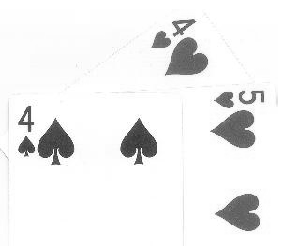
#> input picture image1.pgm, 288 x 250 px, found by its file name
$ python image_analysis_3.py
#> lines starting #> are read from the running program, lines starting #| are printed output that depends on the picture; after the words box and inside, x2 and y2 are one past the last pixel; in counts of white or black regions, pixels touching at a corner belong together
#References:
#https://docs.opencv.org/3.3.1/d9/d61/tutorial_py_morphological_ops.html
#https://docs.opencv.org/3.4.2/dd/d49/tutorial_py_contour_features.html
#https://docs.opencv.org/3.3.1/d3/db4/tutorial_py_watershed.html
#https://stackoverflow.com/questions/46441893/connected-component-labeling-in-python?rq=1
#
#All credit goes to Alexander Reynolds, https://stackoverflow.com/users/5087436/alexander-reynolds
#in regards to labeling the connected components with colors

#THIS SCRIPT WILL HAVE TO BE TWEAKED ACCORDING TO THE IMAGE


import cv2
import numpy as np
from matplotlib import pyplot as plt
import pandas as pd

#Give me the name of the image file
path1 = '/home/tdreilloc/Documents/CS463/assignments/'
name = input("What's up, name of your image?")
#> the answer given: image1.pgm

#Append image name to rest of file path for ease of user inputs
path2 = path1 + name

#Read the image
img = cv2.imread(path2, 0)
#> img is the input picture: shape (250, 288); min 23, max 255, mean 239.9
cv2.imshow('original', img)
cv2.waitKey()


#Specify the connectivity
connectivity = 8

#Threshold to make inverted binary image
img = cv2.threshold(img, 145, 255, cv2.THRESH_BINARY_INV)[1]
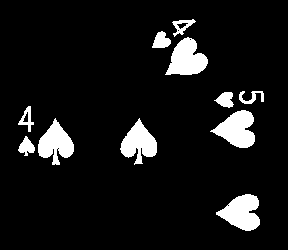
#> img: shape (250, 288); 8.5% white; 11 white regions, largest, box (x1, y1, x2, y2) and area: (210, 110, 255, 148) 1039, (165, 37, 208, 75) 1036, (216, 194, 260, 231) 1031
cv2.imshow('binary', img)
cv2.waitKey()

# [6 lines of commented-out code are left out]
kernel1 = np.ones((2,2),np.uint8)
dilation = cv2.dilate(img,kernel1,iterations = 1)
#> dilation: shape (250, 288); 9.6% white; 11 white regions
cv2.imshow('dilated', dilation)
cv2.waitKey()

#kernel3 = np.ones((2,1),np.uint8)
#erosion2 = cv2.erode(dilation,kernel3,iterations = 1)

#Create labels on the closed binary image
ret, labels = cv2.connectedComponents(dilation)
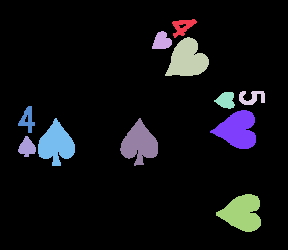
#> labels: shape (250, 288) int32; 12 distinct labels, from 0 to 11; one colour per label, 0 black
#> ret = 12

#Find contours and label all onnected components
#https://stackoverflow.com/questions/46441893/connected-component-labeling-in-python?rq=1
contours,hierarchy = cv2.findContours(dilation,1,2)
#> contours = 16 contours, 3 with area under 20; largest, box (x1, y1, x2, y2) and area: (210, 110, 256, 149) 1067, (165, 37, 209, 76) 1064, (216, 194, 261, 232) 1060, (120, 118, 158, 166) 992, (38, 118, 75, 166) 986
label_hue = np.uint8(179*labels/np.max(labels))
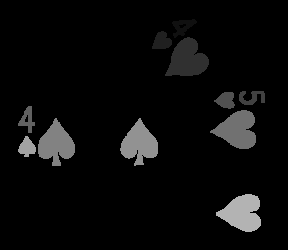
#> label_hue: shape (250, 288); min 0, max 179, mean 10.8
blank_ch = 255*np.ones_like(label_hue)
labeled_img = cv2.merge([label_hue, blank_ch, blank_ch])
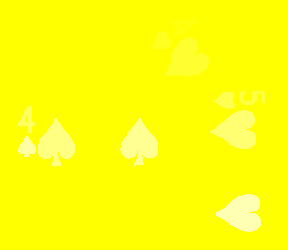
#> labeled_img: shape (250, 288, 3); mean of channels 0, 1, 2 10.8, 255, 255; drawn as B, G, R
labeled_img = cv2.cvtColor(labeled_img, cv2.COLOR_HSV2BGR)
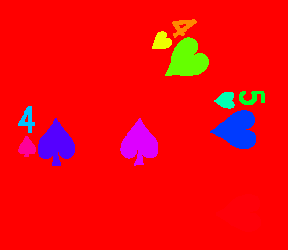
#> labeled_img: shape (250, 288, 3); mean B, G, R 13.6, 8.5, 243.1
labeled_img[label_hue==0] = 0
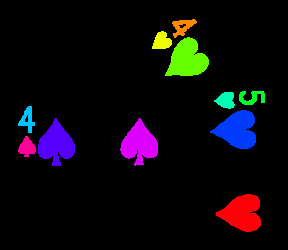
#> labeled_img: shape (250, 288, 3); mean B, G, R 13.6, 8.5, 12.6

#Show labeled image
cv2.imshow('labeled image', labeled_img)
cv2.waitKey()

#Create array for geometric attributes
a = np.zeros(shape=(99,4), dtype=object)
#Column headers for data frame
names = ['Area', 'Centroid', 'Bounding box', 'Circularity']
#Index for data frame
index = [_ for _ in range(1,100,1)]
#Create data frame
df = pd.DataFrame(a, index=index, columns=names)

#Loop for each contour (object)
x = 1
i = 1
while i <= len(contours):
    cnt = contours[i-1]
    #Get area of contour and put it in the table
    area = cv2.contourArea(cnt)
    #Get moments
    M = cv2.moments(cnt)
    rect = cv2.minAreaRect(cnt)
    #Get bounding box and put it in table
    box = cv2.boxPoints(rect)
    box = np.int0(box)
    #Get centroid and put it in the table
    cx = int(M['m10']/M['m00'])
    cy = int(M['m01']/M['m00'])
    centroid = [cx, cy]
    #Get perimeter and make Circularity
    perimeter = cv2.arcLength(cnt,True)
    circularity = (int(perimeter)^2)/area
    if area < 18:
        x += 1
    else:
        a[i-x][0] = area
        a[i-x][1] = centroid
        a[i-x][2] = box
        a[i-x][3] = round(circularity, 2)
        #Draws bounding box on the image
        cv2.drawContours(labeled_img,[box],0,(150,150,255),1)
        #Draw centroid on image
        cv2.circle(labeled_img, (cx, cy), 2, (150,150,255), -1)
    i += 1
#> this loop made 16 passes
#> (area, rect, box, cx, cy, perimeter, circularity) on passes 1, 4, 5, 6, 7: (1059.5, ((238, 212.5), (37, 44), -90), [[260, 231], [216, 231], [216, 194], [260, 194]], 241, 212, 149.8, 0.143), (206.5, ((27.7, 147.4), (18.55, 16.64), -57.99), [[29, 159], [15, 150], [25, 135], [39, 143]], 26, 146, 63.7, 0.295), (992.5, ((137.2, 144.4), (36.2, 40), -36.87), [[134, 171], [110, 139], [139, 117], [163, 149]], 138, 143, 156.6, 0.159), (986, ((57.63, 144.5), (40.68, 36.06), -53.62), [[60, 171], [31, 150], [55, 117], [84, 138]], 55, 143, 161.2, 0.165), (23, ((26, 118), (8, 4), -90), [[28, 122], [24, 122], [24, 114], [28, 114]], 26, 118, 20.49, 0.957)
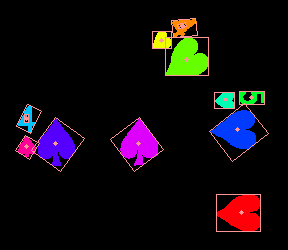
#> labeled_img: shape (250, 288, 3); 1.82% of pixels changed, all inside (x1, y1, x2, y2) = (15, 18, 269, 232)
#> after the loop, i = 17; x = 4

#Output data table to .csv file
df.to_csv('image_3.csv', index=True, header=True, sep=' ')

#Show final image
cv2.imwrite("/home/tdreilloc/Documents/CS463/assignments/image_3.jpg", labeled_img)
cv2.imshow('rectangle',labeled_img)
cv2.waitKey()

$ run again, on image4.pgm
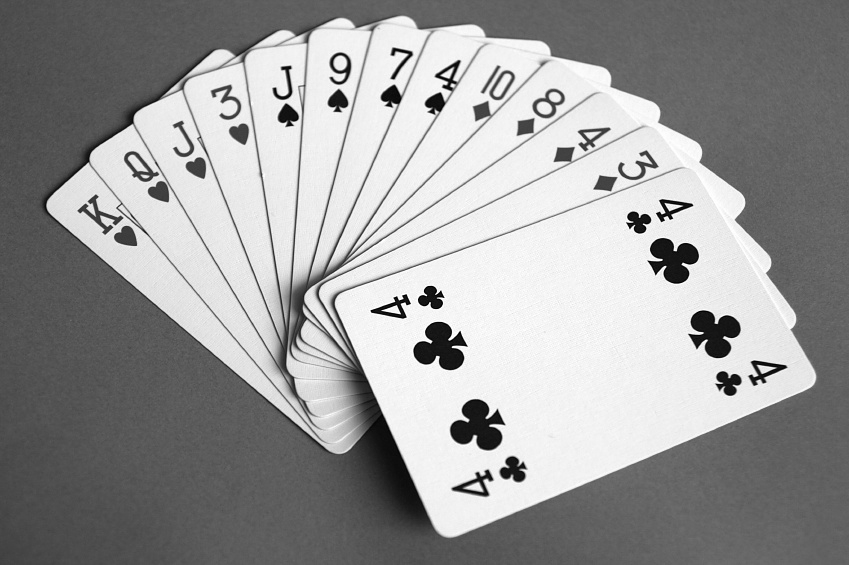
#> input picture image4.pgm, 849 x 565 px, found by its file name
#> img is the input picture: shape (565, 849); min 0, max 255, mean 154.6
#> img: shape (565, 849); 54.3% white; 19 black regions (5 under 20 px), largest, box (x1, y1, x2, y2) and area: (47, 16, 817, 538) 217809, (493, 74, 512, 97) 206, (128, 155, 148, 172) 165
#> dilation: shape (565, 849); 56.4% white; 33 black regions (9 under 20 px)
#> `ret, labels = cv2.connectedComponents(dilation)`:
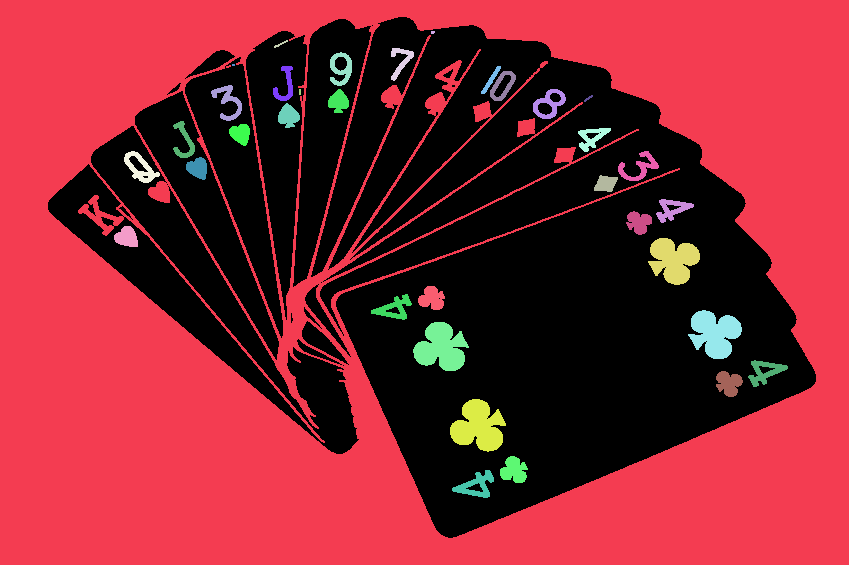
#> labels: shape (565, 849) int32; 36 distinct labels, from 0 to 35; one colour per label, 0 black
#> ret = 36
#> contours = 100 contours, 44 with area under 20; largest, box (x1, y1, x2, y2) and area: (0, 0, 849, 565) 478272, (310, 16, 817, 539) 163723, (47, 125, 360, 455) 25377, (292, 18, 372, 288) 10029, (184, 56, 284, 339) 9852
#> the loop `while i <= len(contours):` made 100 passes
#> (area, rect, box, cx, cy, perimeter, circularity) on passes 1 to 3: (94, ((474.6, 486.2), (9.48, 18.25), -79.7), [[482, 492], [464, 489], [466, 479], [484, 483]], 475, 487, 46.63, 0.468), (541, ((473.1, 481.2), (27.64, 39.09), -79.7), [[489, 498], [451, 491], [456, 464], [494, 471]], 475, 485, 138.6, 0.251), (467.5, ((514, 468.9), (24.98, 27.16), -75.96), [[524, 484], [497, 477], [503, 453], [530, 460]], 513, 469, 114.7, 0.24)
#> after the loop `while i <= len(contours):`:
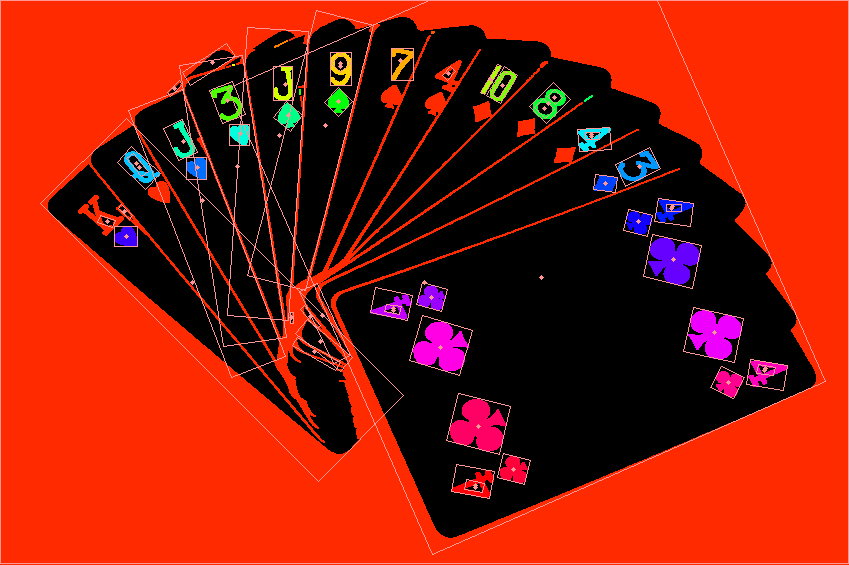
#> labeled_img: shape (565, 849, 3); mean B, G, R 9.5, 27.8, 143.1

$ run again, on image5.pgm
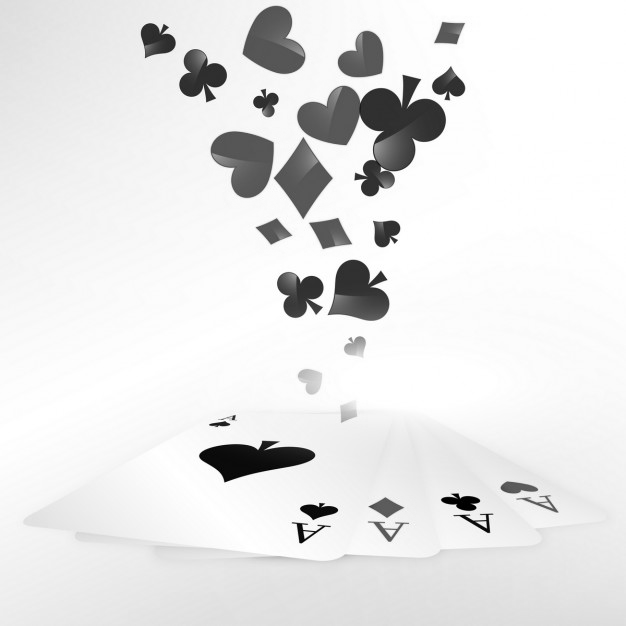
#> input picture image5.pgm, 626 x 626 px, found by its file name
#> img is the input picture: shape (626, 626); min 0, max 255, mean 230.5
#> img: shape (626, 626); 8.2% white; 33 white regions (8 under 20 px), largest, box (x1, y1, x2, y2) and area: (297, 75, 446, 196) 8089, (211, 132, 274, 198) 2891, (243, 6, 305, 74) 2821
#> dilation: shape (626, 626); 8.9% white; 29 white regions (2 under 20 px)
#> `ret, labels = cv2.connectedComponents(dilation)`:
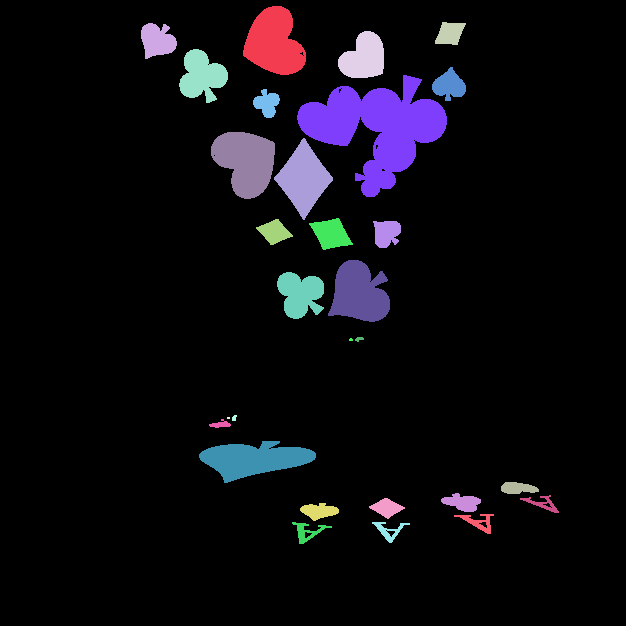
#> labels: shape (626, 626) int32; 30 distinct labels, from 0 to 29; one colour per label, 0 black
#> ret = 30
#> contours = 47 contours, 18 with area under 20; largest, box (x1, y1, x2, y2) and area: (297, 75, 447, 197) 8270, (211, 132, 275, 199) 2934, (243, 6, 306, 75) 2878, (199, 441, 316, 483) 2756, (328, 260, 390, 322) 2603
#> the loop `while i <= len(contours):` made 47 passes
#> (area, rect, box, cx, cy, perimeter, circularity) on passes 1, 2, 4: (34.5, ((306.8, 533.8), (8.49, 6.36), -45), [[306, 539], [301, 534], [307, 528], [312, 533]], 307, 534, 24.73, 0.754), (35.5, ((390.8, 531.8), (7.07, 7.78), -45), [[391, 537], [385, 531], [390, 526], [396, 532]], 390, 532, 25.56, 0.761), (34, ((483.5, 523.4), (5.66, 9.78), -59.04), [[486, 528], [477, 523], [480, 518], [489, 523]], 483, 523, 26.14, 0.706)
#> after the loop `while i <= len(contours):`:
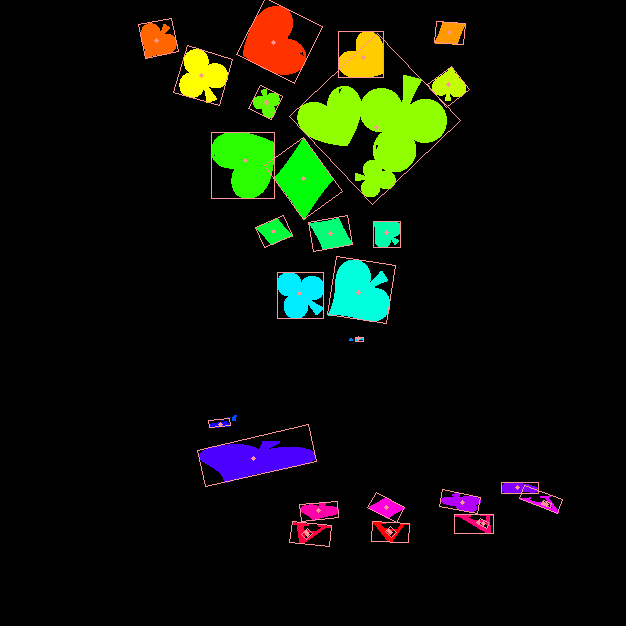
#> labeled_img: shape (626, 626, 3); mean B, G, R 7.7, 17.8, 13.3
#> after the loop `while i <= len(contours):`: i = 48; x = 18
